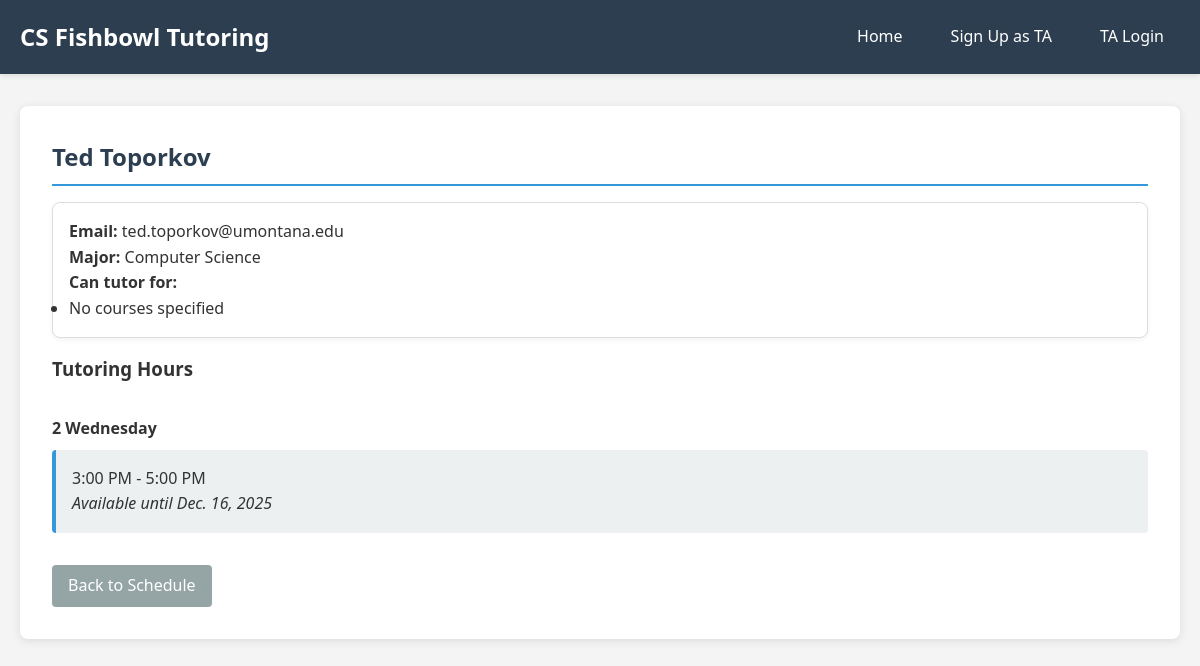
The page /ta/1/ on the database its author committed.
### tutor_scheduler/models.py (models this page shows, shortened)
class TA(models.Model):
    user = models.OneToOneField(User, on_delete=models.CASCADE)
    major = models.CharField(max_length=100)
    bio = models.TextField(blank=True)
    courses = models.ManyToManyField(Course, related_name='tas', blank=True)
    class Meta:
        verbose_name = 'TA'
        verbose_name_plural = 'TAs'
    def __str__(self):
        return f"{self.user.first_name} {self.user.last_name}"

class TutoringHour(models.Model):
    DAYS_OF_WEEK = [
        (0, 'Monday'),
        (1, 'Tuesday'),
        (2, 'Wednesday'),
        (3, 'Thursday'),
        (4, 'Friday'),
        (5, 'Saturday'),
        (6, 'Sunday'),
    ]
    ta = models.ForeignKey(TA, on_delete=models.CASCADE, related_name='tutoring_hours')
    day_of_week = models.IntegerField(choices=DAYS_OF_WEEK)
    start_time = models.TimeField()
    end_time = models.TimeField()
    is_recurring = models.BooleanField(default=True)
    until_date = models.DateField(null=True, blank=True)
    class Meta:
        ordering = ['day_of_week', 'start_time']

### tutor_scheduler/views.py (the view)
# urls.py: path('ta/<int:ta_id>/', views.ta_detail, name='ta_detail'),
def ta_detail(request, ta_id):
    ta = get_object_or_404(TA, id=ta_id)
    today = date.today()
    active_hours = [h for h in ta.tutoring_hours.all()
                   if h.until_date is None or h.until_date >= today]
    context = {
        'ta': ta,
        'active_hours': active_hours,
    }
    return render(request, 'tutor_scheduler/ta_detail.html', context)

### tutor_scheduler/templates/tutor_scheduler/ta_detail.html (shortened to what this page needs)
{% extends 'tutor_scheduler/base.html' %}
{% block content %}
<h2>{{ ta.user.first_name }} {{ ta.user.last_name }}</h2>
<div class="card">
    <p><strong>Email:</strong> {{ ta.user.email }}</p>
    <p><strong>Major:</strong> {{ ta.major }}</p>
    <p><strong>Can tutor for:</strong></p>
    <ul>
        {% for course in ta.courses.all %}
            <li>{{ course }}</li>
        {% empty %}
            <li>No courses specified</li>
        {% endfor %}
    </ul>
</div>
<h3>Tutoring Hours</h3>
{% if active_hours %}
    {% regroup active_hours by day_of_week as day_list %}
    {% for day in day_list %}
    <div class="day-section">
        <h4>{{ day.grouper|add:0|stringformat:"d" }}
            {% if day.grouper == 0 %}Monday
            {% elif day.grouper == 1 %}Tuesday
            {% elif day.grouper == 2 %}Wednesday
            {% elif day.grouper == 3 %}Thursday
            {% elif day.grouper == 4 %}Friday
            {% elif day.grouper == 5 %}Saturday
            {% elif day.grouper == 6 %}Sunday
            {% endif %}
        </h4>
        {% for hour in day.list %}
        <div class="hour-item">
            {{ hour.start_time|time:"g:i A" }} - {{ hour.end_time|time:"g:i A" }}
            {% if hour.is_recurring and hour.until_date %}
                <br><em>Available until {{ hour.until_date }}</em>
            {% endif %}
        </div>
        {% endfor %}
    </div>
    {% endfor %}
{% else %}
    <p>No tutoring hours scheduled.</p>
{% endif %}
<p style="margin-top: 2rem;">
    <a href="{% url 'home' %}" class="btn btn-secondary">Back to Schedule</a>
</p>
{% endblock %}

### tutor_scheduler/templates/tutor_scheduler/base.html (style rules this page uses)
* { margin: 0; padding: 0; box-sizing: border-box; }
body { font-family: 'Segoe UI', Tahoma, Geneva, Verdana, sans-serif; line-height: 1.6; color: #333; background: #f4f4f4; }
h2 { color: #2c3e50; margin-bottom: 1rem; padding-bottom: 0.5rem; border-bottom: 2px solid #3498db; }
.btn { display: inline-block; padding: 0.5rem 1rem; background: #3498db; color: #fff; text-decoration: none; border-radius: 4px; border: none; cursor: pointer; transition: background 0.3s; }
.btn-secondary { background: #95a5a6; }
.card { background: #fff; border: 1px solid #ddd; border-radius: 8px; padding: 1rem; margin: 1rem 0; box-shadow: 0 2px 5px rgba(0,0,0,0.05); }
.day-section { margin: 2rem 0; }
.hour-item { background: #ecf0f1; padding: 1rem; margin: 0.5rem 0; border-radius: 4px; border-left: 4px solid #3498db; }

### rows shown on the page
TA: user.first_name "Ted", user.last_name "Toporkov", user.email "ted.toporkov@umontana.edu", major "Computer Science"
TutoringHour: start_time "3:00 PM", end_time "5:00 PM", until_date "Dec. 16, 2025"

### other values the page prints
{{ day.grouper|add:0|stringformat:"d" }} "2"
